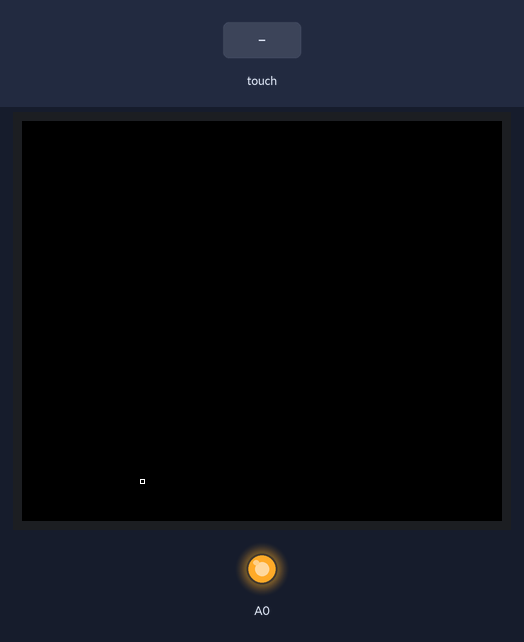
The sketch below on a simulated Arduino Uno, built with avr-gcc and run on an emulated ATmega328P. Shown: 480×400 colour display, output pins drawn as LEDs (lit = HIGH). Wiring (inferred from the names in the program): ILI9341-type TFT: RS A2; E A1; data pin 8, pin 9, pin 2, pin 3, pin 4, pin 5, pin 6, pin 7. Inputs (shaded band) come from the test bench. Pins used as bus, display or sensor lines are not drawn; what the sketch prints to the serial monitor is not drawn.

Above: at 9.7 s.
9.8 s: touch panel pressed at 13 % / 10 % of its raw x / y range
11.3 s: touch panel pressed at 38 % / 10 % of its raw x / y range
Timing chart, 0 to 14.3 s (numbered marks = the images above; inputs shaded):
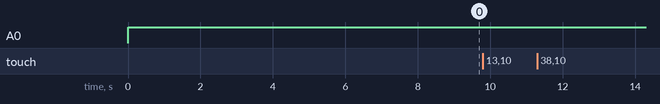

The sketch:

ili9327TouchCalibration.ino
```cpp
extern "C" {
#include "calibrate.h"
}
#include "TouchScreen.h"
//   ic:ili9327
#define LCD_RD   A0
#define LCD_WR   A1
#define LCD_RS   A2
#define LCD_CS   A3
#define LCD_REST A4

// These are the pins for the touch shield!
#define YP A1  // must be an analog pin, use "An" notation!
#define XM A2  // must be an analog pin, use "An" notation!
#define YM 7   // can be a digital pin
#define XP 6   // can be a digital pin

#define HC245 2 // The enable pin for the resitive/ili9327 transceiver
#define MINPRESSURE 10
#define MAXPRESSURE 10000

// calibration points for 240x400 screen
const POINT cal_pa[3] = { // See Atmel application note AVR341
  { 120     , 400 - 40 },   // P1 : 50 % max height, max width - 10 %
  { 40      , 200      },   // P2 : 10 % max height , 50% max widht
  { 240 - 24, 40       }    // P3 : max height - 10%, 10 % max width
};
POINT res_pa[3]; // Result from screen read back
MATRIX M;
const char s = 2;
TouchScreen ts = TouchScreen( XP, YP, XM, YM, 300 );

void doCalibration( void )
{
  for ( int i = 0; i < 3; i++ ) { // Draw the points, assuming grafics is enabled.
//    Rect( cal_pa[i].x - s, cal_pa[i].y - s, 2 * s, 2 * s, 0xff );
  }
//  digitalWrite( HC245, LOW ); // Set bus tranceiver to disable the graphic controller.

  for ( int i = 0; i < 3; i++ ) { // Loop over the calibration points
    setGraphics();
    Rect( cal_pa[i].x - s, cal_pa[i].y - s, 2 * s, 2 * s, 0xff );
    digitalWrite( HC245, LOW ); // Set bus tranceiver to disable the graphic controller.
    res_pa[i].x = 0;
    res_pa[i].y = 0;
    Serial.print( "Press P" );
    Serial.print ( i + 1 ); Serial.print( " (" ); Serial.print( cal_pa[i].x );
    Serial.print( ", " ); Serial.print( cal_pa[i].y ); Serial.println( ")..." );
    for ( int j = 0; j < 10; ) {
      TSPoint p = ts.getPoint();
      if ( p.z > MINPRESSURE && p.z < MAXPRESSURE ) {
        j++; // Increase the accepted point counter.
        Serial.print( "X = " ); Serial.print( p.x );
        Serial.print( "\tY = " ); Serial.print( p.y );
        Serial.print( "\tPressure = " ); Serial.println( p.z );
        res_pa[i].x += p.x;
        res_pa[i].y += p.y;
      }
    }
    res_pa[i].x = res_pa[i].x / 10;
    res_pa[i].y = res_pa[i].y / 10;
    if ( i < 2 ) {
      Serial.println( "Stop pressing, wait for the next point." );
      setGraphics();
      Rect( cal_pa[i].x - 2 * s, cal_pa[i].y - 2 * s, 4 * s, 4 * s, 0xff );
      delay( 2000 );
    }
    else {
      Serial.println( "Done!" );
      setGraphics();
      Rect( cal_pa[i].x - 2 * s, cal_pa[i].y - 2 * s, 4 * s, 4 * s, 0xff );
    }
  }
  setCalibrationMatrix( cal_pa, res_pa, &M );
  delay( 2000 );
}

void setGraphics( void )
{
  digitalWrite( HC245, HIGH ); // Set bus tranceiver to enable the graphic controller.
  pinMode( A1, OUTPUT );
  pinMode( A2, OUTPUT );
  digitalWrite( A1, HIGH );
  digitalWrite( A2, HIGH );
}

void setup()
{
  Serial.begin(9600);
  Serial.println( "Touch screen calibration V0.1 started." );
  for(int p = 3; p < 10; p++ ) // TODO remove this loop?
  {
    pinMode( p, OUTPUT );
  }
  pinMode( HC245, OUTPUT );
  digitalWrite( HC245, HIGH ); // Set bus tranceiver to enable the graphic controller.

  pinMode( A0, OUTPUT );
  pinMode( A1, OUTPUT );
  pinMode( A2, OUTPUT );
  pinMode( A3, OUTPUT );
  pinMode( A4, OUTPUT );
  digitalWrite( A0, HIGH );
  digitalWrite( A1, HIGH );
  digitalWrite( A2, HIGH );
  digitalWrite( A3, HIGH );
  digitalWrite( A4, HIGH );
  Lcd_Init();
  LCD_Clear(0x00);
  doCalibration();
}

void loop() {
  digitalWrite( HC245, LOW ); // Set bus tranceiver to disable the graphic controller.
  TSPoint p = ts.getPoint();
  POINT res_p, dis_p;
  if ( p.z > MINPRESSURE && p.z < MAXPRESSURE ) {
    res_p.x = p.x;
    res_p.y = p.y;
    getDisplayPoint( &dis_p, &res_p, &M ); // Convert touch point to display coordinates.
    setGraphics();
    Rect( dis_p.x - s, dis_p.y - s, 2 * s, 2 * s, 0xff ); // Show result
  }
}

void Lcd_Writ_Bus( char VH )
{
  unsigned char i,temp,data;
  data = VH;
  for ( i = 8; i <= 9; i++ )
  {
    temp = ( data & 0x01 );
    if(temp)
      digitalWrite( i, HIGH );
    else
      digitalWrite( i, LOW );
    data = data >> 1;
  }
  for ( i = 2; i <= 7; i++ )
  {
    temp = ( data & 0x01 );
    if( temp )
      digitalWrite( i, HIGH );
    else
      digitalWrite( i, LOW );
    data = data >> 1;
  }

  digitalWrite( LCD_WR, LOW );
  digitalWrite( LCD_WR, HIGH );
}

void Lcd_Write_Com( char VH )
{
  digitalWrite( LCD_RS, LOW );
  Lcd_Writ_Bus( VH );
}

void Lcd_Write_Data( char VH )
{
  digitalWrite( LCD_RS, HIGH );
  Lcd_Writ_Bus( VH );
}

void Lcd_Write_Com_Data( int com, int dat )
{
  Lcd_Write_Com( com );
  Lcd_Write_Data( dat );
}

void Address_set( unsigned int x1, unsigned int y1, unsigned int x2, unsigned int y2 )
{
  Lcd_Write_Com( 0x2a ); // Set_column_address 4 parameters
  Lcd_Write_Data( x1 >> 8 );
  Lcd_Write_Data( x1 );
  Lcd_Write_Data( x2 >> 8 );
  Lcd_Write_Data( x2 );

  Lcd_Write_Com( 0x2b ); // Set_page_address 4 parameters
  Lcd_Write_Data( y1 >>8 );
  Lcd_Write_Data( y1 );
  Lcd_Write_Data( y2 >> 8 );
  Lcd_Write_Data( y2 );

  Lcd_Write_Com( 0x2c ); // Write_memory_start
}

void Lcd_Init( void )
{
  digitalWrite(LCD_REST,HIGH);
  delay(5);
  digitalWrite(LCD_REST,LOW);
  delay(15);
  digitalWrite(LCD_REST,HIGH);
  delay(15);

  digitalWrite(LCD_CS,HIGH);
  digitalWrite(LCD_WR,HIGH);
  digitalWrite(LCD_CS,LOW);  //CS

  Lcd_Write_Com(0xE9);
  Lcd_Write_Data(0x20);

  Lcd_Write_Com(0x11); //Exit Sleep
  delay(100);

  Lcd_Write_Com(0xD1);
  Lcd_Write_Data(0x00);
  Lcd_Write_Data(0x71);
  Lcd_Write_Data(0x19);

  Lcd_Write_Com(0xD0);
  Lcd_Write_Data(0x07);
  Lcd_Write_Data(0x01);
  Lcd_Write_Data(0x08);

  Lcd_Write_Com(0x36);
  Lcd_Write_Data(0x48);

  Lcd_Write_Com(0x3A);
  Lcd_Write_Data(0x05);

  Lcd_Write_Com(0xC1);
  Lcd_Write_Data(0x10);
  Lcd_Write_Data(0x10);
  Lcd_Write_Data(0x02);
  Lcd_Write_Data(0x02);

  Lcd_Write_Com(0xC0); //Set Default Gamma
  Lcd_Write_Data(0x00);
  Lcd_Write_Data(0x35);
  Lcd_Write_Data(0x00);
  Lcd_Write_Data(0x00);
  Lcd_Write_Data(0x01);
  Lcd_Write_Data(0x02);

  Lcd_Write_Com(0xC5); //Set frame rate
  Lcd_Write_Data(0x04);

  Lcd_Write_Com(0xD2); //power setting
  Lcd_Write_Data(0x01);
  Lcd_Write_Data(0x44);

  Lcd_Write_Com(0xC8); //Set Gamma
  Lcd_Write_Data(0x04);
  Lcd_Write_Data(0x67);
  Lcd_Write_Data(0x35);
  Lcd_Write_Data(0x04);
  Lcd_Write_Data(0x08);
  Lcd_Write_Data(0x06);
  Lcd_Write_Data(0x24);
  Lcd_Write_Data(0x01);
  Lcd_Write_Data(0x37);
  Lcd_Write_Data(0x40);
  Lcd_Write_Data(0x03);
  Lcd_Write_Data(0x10);
  Lcd_Write_Data(0x08);
  Lcd_Write_Data(0x80);
  Lcd_Write_Data(0x00);

  Lcd_Write_Com(0x2A);
  Lcd_Write_Data(0x00);
  Lcd_Write_Data(0x00);
  Lcd_Write_Data(0x00);
  Lcd_Write_Data(0xeF);

  Lcd_Write_Com(0x2B);
  Lcd_Write_Data(0x00);
  Lcd_Write_Data(0x00);
  Lcd_Write_Data(0x01);
  Lcd_Write_Data(0x3F);
  Lcd_Write_Data(0x8F); // on internet

  Lcd_Write_Com(0x29); //display on

  Lcd_Write_Com(0x2C); //display on

  digitalWrite( LCD_CS, HIGH );
}

void H_line(unsigned int x, unsigned int y, unsigned int l, unsigned int c)
{
  unsigned int i, j;
  Lcd_Write_Com( 0x02c ); //write_memory_start
  digitalWrite( LCD_RS,HIGH );
  digitalWrite( LCD_CS,LOW );
  l = l + x;
  Address_set(x, y, l, y );
  j = l * 2;
  for ( i = 1; i <= j; i++ )
  {
    Lcd_Write_Data(c);
  }
  digitalWrite(LCD_CS,HIGH);
}

void V_line(unsigned int x, unsigned int y, unsigned int l, unsigned int c)
{
  unsigned int i,j;
  Lcd_Write_Com( 0x02c ); //write_memory_start
  digitalWrite( LCD_RS, HIGH );
  digitalWrite( LCD_CS, LOW );
  l=l+y;
  Address_set( x, y, x, l );
  j = l * 2;
  for ( i = 1; i <= j; i++ )
  {
    Lcd_Write_Data(c);
  }
  digitalWrite(LCD_CS,HIGH);
}

void Rect(unsigned int x,unsigned int y,unsigned int w,unsigned int h,unsigned int c)
{
  H_line(x  , y  , w, c);
  H_line(x  , y+h, w, c);
  V_line(x  , y  , h, c);
  V_line(x+w, y  , h, c);
}

void Rectf(unsigned int x,unsigned int y,unsigned int w,unsigned int h,unsigned int c)
{
  unsigned int i;
  for ( i = 0; i < h; i++ )
  {
    H_line( x, y  , w, c);
    H_line( x, y+i, w, c);
  }
}

void LCD_Clear( unsigned int j )
{
  unsigned int i, m;
  Lcd_Write_Com( 0x02c ); //write_memory_start
  digitalWrite( LCD_RS, HIGH );
  digitalWrite( LCD_CS, LOW );
  Address_set( 0, 0, 479, 399 );

  for ( i = 0; i < 480; i++ )
    for ( m = 0; m < 400; m++ )
    {
      Lcd_Write_Data( j );
    }
  digitalWrite(LCD_CS,HIGH);
}
```

Measured:
- after the input at 9.8 s, every drawn part: stays the same
